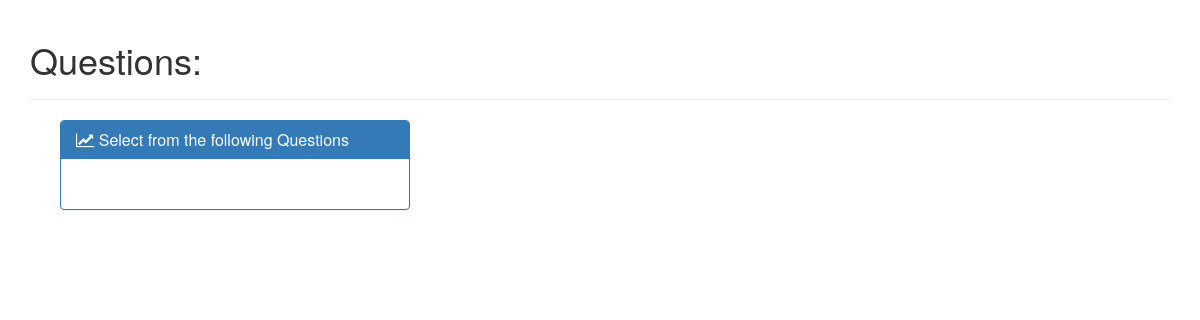
/polls/, run on an earlier commit of the app's database.
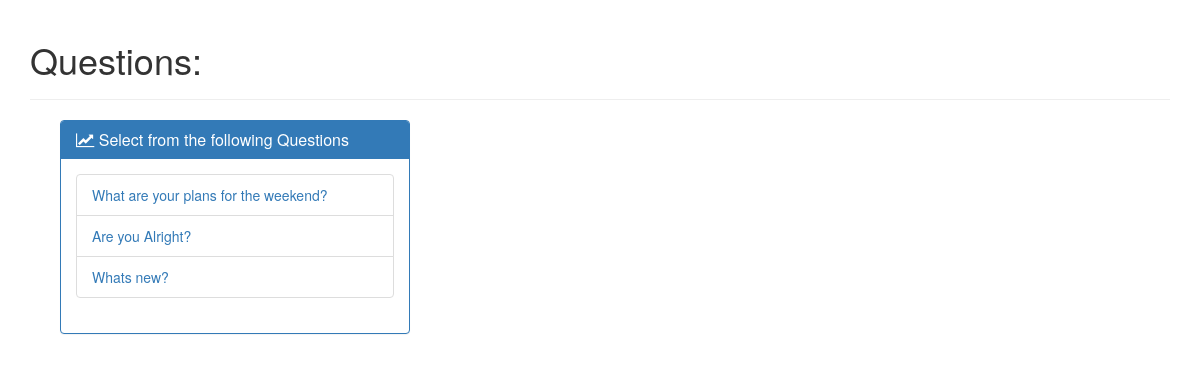
And on a later commit of the database.
### polls/models.py (models this page shows, shortened)
@python_2_unicode_compatible
class Question(models.Model):
    question_text =  models.CharField(max_length=200)
    pub_date =  models.DateTimeField('date published')

### polls/views.py (the view)
class IndexView(generic.ListView):
    template_name = 'polls/index.html'
    context_object_name = 'latest_question_list'
    def get_queryset(self):
        return Question.objects.order_by('-pub_date')[:5]

### polls/templates/polls/index.html (shortened to what this page needs)
<!DOCTYPE html>
{% load staticfiles %}
<html lang="en">
<head>
    <link rel="stylesheet" type="text/css" href="{% static 'polls/bootstrap/css/bootstrap.min.css'%}" />
    <link rel="stylesheet" type="text/css" href="{% static 'font-awesome/css/font-awesome.min.css' %}" />
</head>
<body>
<div class="container">
<div class="page-header">
    <h1>Questions: <small>{{ question.question_text }}</small></h1>
</div>
<div class="container">
    <div class="col-md-4">
        <div class="panel panel-primary">
            <div class="panel-heading">
                <h3 class="panel-title"><span class="fa fa-line-chart"></span> Select from the following Questions</h3>
            </div>
            <div class="panel-body">
                <ul class="list-group">
                    {% for question in latest_question_list %}
                    <li class="list-group-item">
                        <div >
                            <a href="{%url 'polls:detail' question.id %}">{{ question.question_text }}</a>
                        </div>
                    </li>
                {% endfor %}
                </ul>
            </div>
        </div>
    </div>
</div>
</div>
</body>
</html>

What changed in the data, as far as the page shows it:
added Question: question_text "What are your plans for the weekend?"
added Question: question_text "Are you Alright?"
added Question: question_text "Whats new?"
